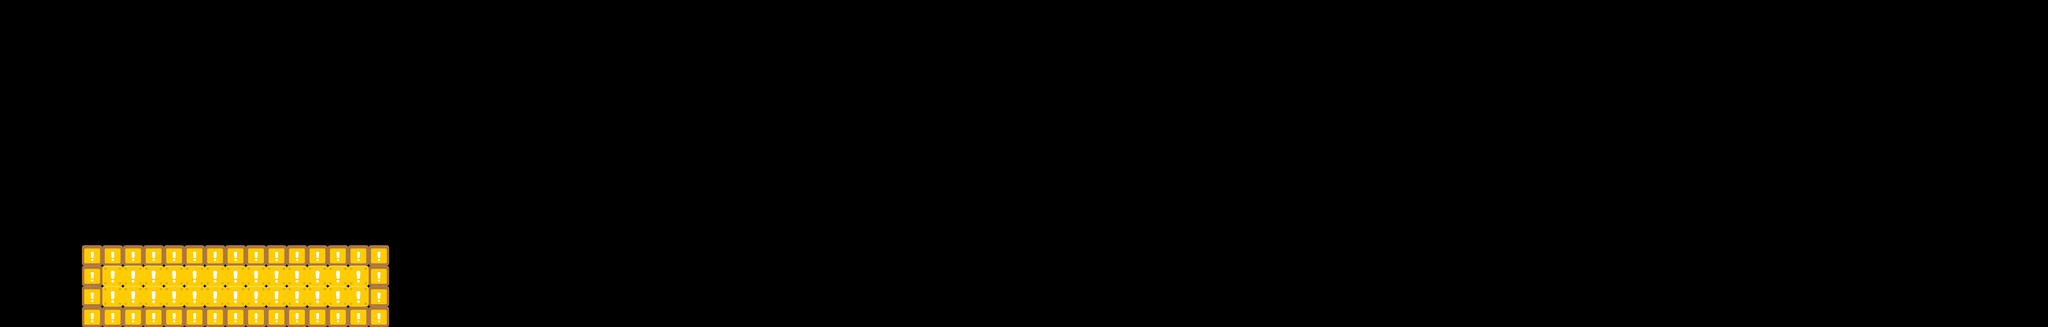

Tiled map render using the project's own tile images. Description and the whole map definition, tile-layer contents included, below:
An orthogonal 100x16 tile map with 70x70 px tiles, 1 tile layer (Tile Layer 1).

<map version="1.2" tiledversion="1.3.2" orientation="orthogonal" renderorder="right-down" compressionlevel="-1" width="100" height="16" tilewidth="70" tileheight="70" infinite="0" nextlayerid="2" nextobjectid="1">
 <editorsettings>
  <export target="map2.json" format="json" />
 </editorsettings>
 <tileset firstgid="1" name="tiles" tilewidth="70" tileheight="70" tilecount="16" columns="4">
  <image source="tiles.png" width="280" height="280" />
 </tileset>
 <layer id="1" name="Tile Layer 1" width="100" height="16">
  <data encoding="csv">
0,0,0,0,0,0,0,0,0,0,0,0,0,0,0,0,0,0,0,0,0,0,0,0,0,0,0,0,0,0,0,0,0,0,0,0,0,0,0,0,0,0,0,0,0,0,0,0,0,0,0,0,0,0,0,0,0,0,0,0,0,0,0,0,0,0,0,0,0,0,0,0,0,0,0,0,0,0,0,0,0,0,0,0,0,0,0,0,0,0,0,0,0,0,0,0,0,0,0,0,
0,0,0,0,0,0,0,0,0,0,0,0,0,0,0,0,0,0,0,0,0,0,0,0,0,0,0,0,0,0,0,0,0,0,0,0,0,0,0,0,0,0,0,0,0,0,0,0,0,0,0,0,0,0,0,0,0,0,0,0,0,0,0,0,0,0,0,0,0,0,0,0,0,0,0,0,0,0,0,0,0,0,0,0,0,0,0,0,0,0,0,0,0,0,0,0,0,0,0,0,
0,0,0,0,0,0,0,0,0,0,0,0,0,0,0,0,0,0,0,0,0,0,0,0,0,0,0,0,0,0,0,0,0,0,0,0,0,0,0,0,0,0,0,0,0,0,0,0,0,0,0,0,0,0,0,0,0,0,0,0,0,0,0,0,0,0,0,0,0,0,0,0,0,0,0,0,0,0,0,0,0,0,0,0,0,0,0,0,0,0,0,0,0,0,0,0,0,0,0,0,
0,0,0,0,0,0,0,0,0,0,0,0,0,0,0,0,0,0,0,0,0,0,0,0,0,0,0,0,0,0,0,0,0,0,0,0,0,0,0,0,0,0,0,0,0,0,0,0,0,0,0,0,0,0,0,0,0,0,0,0,0,0,0,0,0,0,0,0,0,0,0,0,0,0,0,0,0,0,0,0,0,0,0,0,0,0,0,0,0,0,0,0,0,0,0,0,0,0,0,0,
0,0,0,0,0,0,0,0,0,0,0,0,0,0,0,0,0,0,0,0,0,0,0,0,0,0,0,0,0,0,0,0,0,0,0,0,0,0,0,0,0,0,0,0,0,0,0,0,0,0,0,0,0,0,0,0,0,0,0,0,0,0,0,0,0,0,0,0,0,0,0,0,0,0,0,0,0,0,0,0,0,0,0,0,0,0,0,0,0,0,0,0,0,0,0,0,0,0,0,0,
0,0,0,0,0,0,0,0,0,0,0,0,0,0,0,0,0,0,0,0,0,0,0,0,0,0,0,0,0,0,0,0,0,0,0,0,0,0,0,0,0,0,0,0,0,0,0,0,0,0,0,0,0,0,0,0,0,0,0,0,0,0,0,0,0,0,0,0,0,0,0,0,0,0,0,0,0,0,0,0,0,0,0,0,0,0,0,0,0,0,0,0,0,0,0,0,0,0,0,0,
0,0,0,0,0,0,0,0,0,0,0,0,0,0,0,0,0,0,0,0,0,0,0,0,0,0,0,0,0,0,0,0,0,0,0,0,0,0,0,0,0,0,0,0,0,0,0,0,0,0,0,0,0,0,0,0,0,0,0,0,0,0,0,0,0,0,0,0,0,0,0,0,0,0,0,0,0,0,0,0,0,0,0,0,0,0,0,0,0,0,0,0,0,0,0,0,0,0,0,0,
0,0,0,0,0,0,0,0,0,0,0,0,0,0,0,0,0,0,0,0,0,0,0,0,0,0,0,0,0,0,0,0,0,0,0,0,0,0,0,0,0,0,0,0,0,0,0,0,0,0,0,0,0,0,0,0,0,0,0,0,0,0,0,0,0,0,0,0,0,0,0,0,0,0,0,0,0,0,0,0,0,0,0,0,0,0,0,0,0,0,0,0,0,0,0,0,0,0,0,0,
0,0,0,0,0,0,0,0,0,0,0,0,0,0,0,0,0,0,0,0,0,0,0,0,0,0,0,0,0,0,0,0,0,0,0,0,0,0,0,0,0,0,0,0,0,0,0,0,0,0,0,0,0,0,0,0,0,0,0,0,0,0,0,0,0,0,0,0,0,0,0,0,0,0,0,0,0,0,0,0,0,0,0,0,0,0,0,0,0,0,0,0,0,0,0,0,0,0,0,0,
0,0,0,0,0,0,0,0,0,0,0,0,0,0,0,0,0,0,0,0,0,0,0,0,0,0,0,0,0,0,0,0,0,0,0,0,0,0,0,0,0,0,0,0,0,0,0,0,0,0,0,0,0,0,0,0,0,0,0,0,0,0,0,0,0,0,0,0,0,0,0,0,0,0,0,0,0,0,0,0,0,0,0,0,0,0,0,0,0,0,0,0,0,0,0,0,0,0,0,0,
0,0,0,0,0,0,0,0,0,0,0,0,0,0,0,0,0,0,0,0,0,0,0,0,0,0,0,0,0,0,0,0,0,0,0,0,0,0,0,0,0,0,0,0,0,0,0,0,0,0,0,0,0,0,0,0,0,0,0,0,0,0,0,0,0,0,0,0,0,0,0,0,0,0,0,0,0,0,0,0,0,0,0,0,0,0,0,0,0,0,0,0,0,0,0,0,0,0,0,0,
0,0,0,0,0,0,0,0,0,0,0,0,0,0,0,0,0,0,0,0,0,0,0,0,0,0,0,0,0,0,0,0,0,0,0,0,0,0,0,0,0,0,0,0,0,0,0,0,0,0,0,0,0,0,0,0,0,0,0,0,0,0,0,0,0,0,0,0,0,0,0,0,0,0,0,0,0,0,0,0,0,0,0,0,0,0,0,0,0,0,0,0,0,0,0,0,0,0,0,0,
0,0,0,0,4,4,4,4,4,4,4,4,4,4,4,4,4,4,4,0,0,0,0,0,0,0,0,0,0,0,0,0,0,0,0,0,0,0,0,0,0,0,0,0,0,0,0,0,0,0,0,0,0,0,0,0,0,0,0,0,0,0,0,0,0,0,0,0,0,0,0,0,0,0,0,0,0,0,0,0,0,0,0,0,0,0,0,0,0,0,0,0,0,0,0,0,0,0,0,0,
0,0,0,0,4,7,7,7,7,7,7,7,7,7,7,7,7,7,4,0,0,0,0,0,0,0,0,0,0,0,0,0,0,0,0,0,0,0,0,0,0,0,0,0,0,0,0,0,0,0,0,0,0,0,0,0,0,0,0,0,0,0,0,0,0,0,0,0,0,0,0,0,0,0,0,0,0,0,0,0,0,0,0,0,0,0,0,0,0,0,0,0,0,0,0,0,0,0,0,0,
0,0,0,0,4,7,7,7,7,7,7,7,7,7,7,7,7,7,4,0,0,0,0,0,0,0,0,0,0,0,0,0,0,0,0,0,0,0,0,0,0,0,0,0,0,0,0,0,0,0,0,0,0,0,0,0,0,0,0,0,0,0,0,0,0,0,0,0,0,0,0,0,0,0,0,0,0,0,0,0,0,0,0,0,0,0,0,0,0,0,0,0,0,0,0,0,0,0,0,0,
0,0,0,0,4,4,4,4,4,4,4,4,4,4,4,4,4,4,4,0,0,0,0,0,0,0,0,0,0,0,0,0,0,0,0,0,0,0,0,0,0,0,0,0,0,0,0,0,0,0,0,0,0,0,0,0,0,0,0,0,0,0,0,0,0,0,0,0,0,0,0,0,0,0,0,0,0,0,0,0,0,0,0,0,0,0,0,0,0,0,0,0,0,0,0,0,0,0,0,0
</data>
 </layer>
</map>
